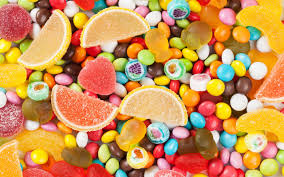
%> input picture 专业课/信息隐藏/作业/3/卡方/3.jpg, 284 x 177 px
$ octave f3.m   (GNU Octave 9; MATLAB toolbox functions it lacks are replaced by stand-ins)
%> lines starting %> are read from the running program, lines starting %| are printed output that depends on the picture; in (x1, y1, x2, y2) boxes, pixels count from 0 and x2, y2 are one past the last pixel; in counts of white or black regions, pixels touching at a corner belong together; the program's own positions count from 1
clc
clear all;
close all;

%messagename=input('Enter message file name with extension:','s');
covername='3.jpg';
rate = 1;
stegomessagename='stego.txt';
cover=imread(covername);
%> cover is the input picture: size 177x284x3 uint8; mean R, G, B 205, 147.8, 87.7

sz=size(cover);
%> sz = [177 284 3]
rows=sz(1,1);
%> rows = 177
cols=sz(1,2);
%> cols = 284
colors=max(max(cover));
%> colors = [255 255 255]

coverzero = cover;

cover=rgb2gray(cover);
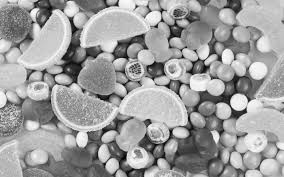
%> cover: size 177x284 uint8; min 2, max 254, mean 158.1

blocksize=8;
quant_multiple=1;
DCT_quantizer=...
    [16 11 10 16 24 40 51 61;...
    12 12 14 19 26 58 60 55;...
    14 13 16 24 40 57 6 956;...
    14 17 22 29 51 87 80 62;...
    18 22 37 56 68 109 103 77;...
    24 35 55 64 81 104 113 92;...
    49 64 78 87 103 121 120 101;...
    72 92 95 98 112 100 103 99];

figure(2);imshow(coverzero);
title('OriginalImage');

pad_cols=(1-(cols/blocksize-floor(cols/blocksize)))*blocksize;
%> pad_cols = 4
if pad_cols==blocksize,pad_cols=0;
end
pad_rows=(1-(rows/blocksize-floor(rows/blocksize)))*blocksize;
%> pad_rows = 7
if pad_rows==blocksize , pad_rows=0;
end

for extra_cols=1:pad_cols
    coverzero(1:rows,cols+extra_cols)=coverzero(1:rows,cols);
end
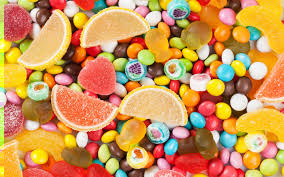
%> coverzero: size 177x284x3 uint8; 1.4% of pixels changed, all inside (x1, y1, x2, y2) = (0, 0, 4, 177)
cols=cols+pad_cols;%coverzeroisnowpad_colswider
%> cols = 288
for extra_rows=1:pad_rows
%> (the run ends here)

$ run again, with 专业课/信息隐藏/作业/3/卡方/4.jpg copied over 专业课/信息隐藏/作业/3/卡方/3.jpg
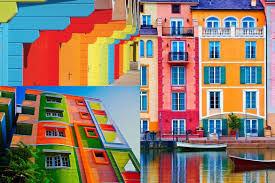
%> input picture 专业课/信息隐藏/作业/3/卡方/4.jpg, 275 x 183 px
%> cover is the input picture: size 183x275x3 uint8; mean R, G, B 144.2, 122.8, 108.3
%> colors = [255 255 255]
%> `cover=rgb2gray(cover);`:
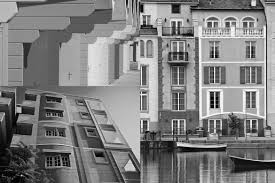
%> cover: size 183x275 uint8; min 0, max 255, mean 127.6
%> after the loop `for extra_cols=1:pad_cols`:
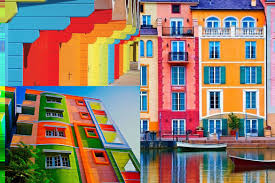
%> coverzero: size 183x275x3 uint8; 1.82% of pixels changed, all inside (x1, y1, x2, y2) = (0, 0, 5, 183)

$ run again, with 专业课/信息隐藏/作业/3/卡方/5.jpg copied over 专业课/信息隐藏/作业/3/卡方/3.jpg
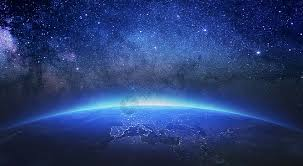
%> input picture 专业课/信息隐藏/作业/3/卡方/5.jpg, 303 x 166 px
%> cover is the input picture: size 166x303x3 uint8; mean R, G, B 39.5, 60.4, 114.1
%> colors = [226 249 255]
%> `cover=rgb2gray(cover);`:
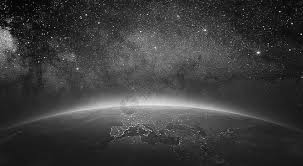
%> cover: size 166x303 uint8; min 2, max 242, mean 60.3
